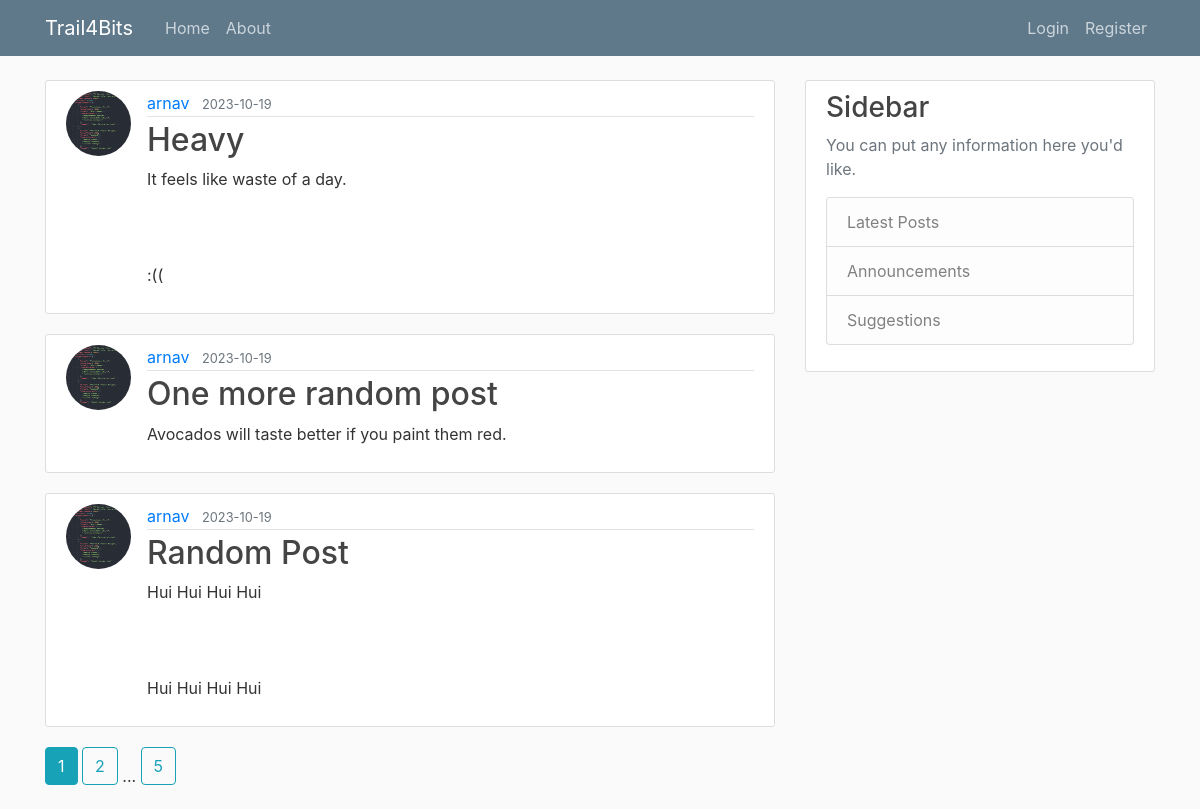
Page /home on the earlier database version.
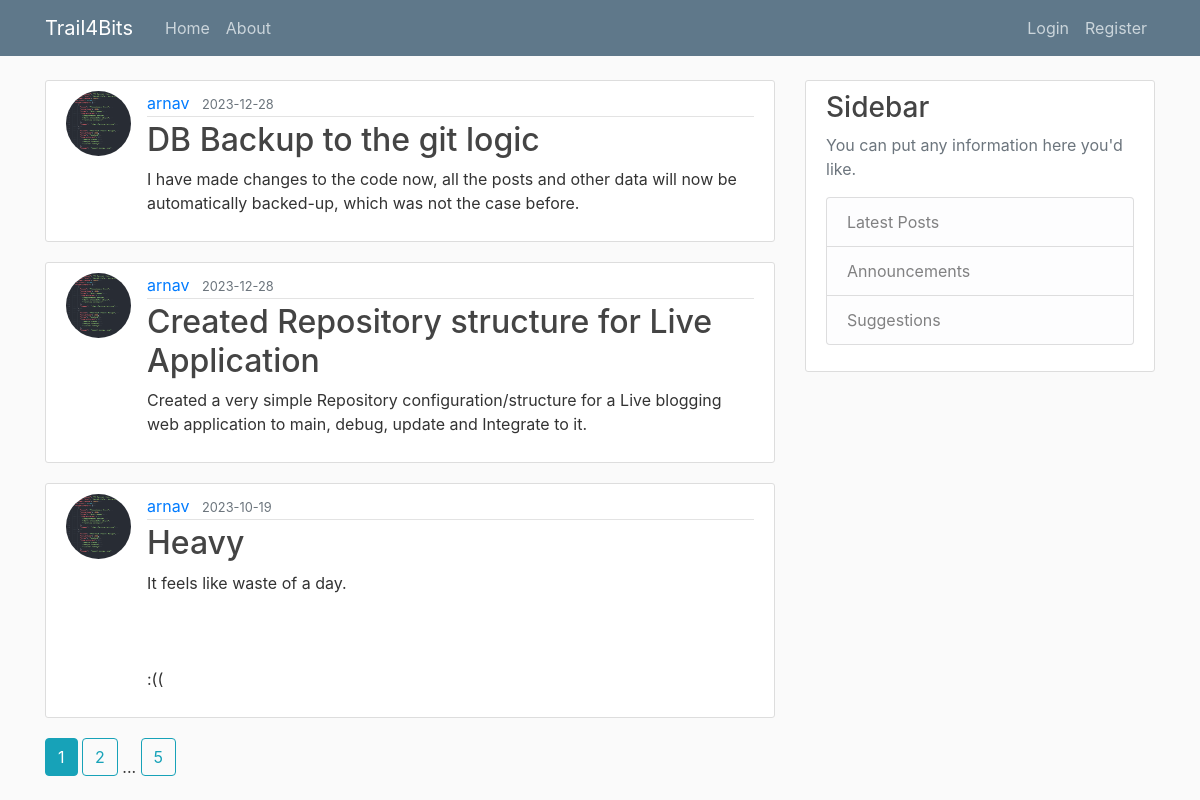
Same page on the later database version.
### flaskblog/models.py (models this page shows, shortened)
class Post(db.Model):
    id=db.Column(db.Integer, primary_key=True)
    title= db.Column(db.String(120), nullable=False)
    content= db.Column(db.Text, nullable=False)
    date_posted= db.Column(db.DateTime, nullable=False, default=datetime.utcnow)
    user_id= db.Column(db.Integer, db.ForeignKey('user.id'), nullable=False)

class User(db.Model, UserMixin):
    id=db.Column(db.Integer, primary_key=True, )
    username= db.Column(db.String(20), unique=True, nullable=False )
    email=db.Column(db.String(120), nullable=False)
    image_file=db.Column(db.String(120), nullable=False, default='default.jpg')
    password=db.Column(db.String(60), nullable=False)
    posts=db.relationship('Post', backref='author', lazy=True)

### flaskblog/main/routes.py (the view)
@main.route("/")
@main.route("/home")
def home():
    page=request.args.get('page', 1, type=int)
    posts  = Post.query.order_by(Post.date_posted.desc()).paginate(per_page=3 , page=page)
    return render_template('home.html', posts=posts, title='Home')

### flaskblog/templates/home.html
{% extends "layout.html"%}
{% block content %}
    {% for post in posts%}
    <article class="media content-section">
        <img class="rounded-circle article-img" src="{{ url_for('static', filename='Profile_Pictures/' + post.author.image_file) }} ">
        <div class="media-body">
          <div class="article-metadata">
            <a class="mr-2" href="{{ url_for('users.user_posts', username=post.author.username) }}">{{ post.author.username}}</a>
            <small class="text-muted">{{ post.date_posted.strftime('%Y-%m-%d') }}</small>
          </div>
          <h2><a class="article-title" href="{{ url_for('posts.post', post_id=post.id) }}">{{ post.title }}</a></h2>
          <p class="article-content">{{ post.content }}</p>
        </div>
    </article>
    {% endfor %}
    {% for page_num in posts.iter_pages(left_edge=1, right_edge=1, left_current=1, right_current=1) %}
      {% if page_num %}
        {% if posts.page == page_num %}
          <a class="btn btn-info mb-4" href="{{ url_for('main.home', page=page_num) }}">{{ page_num }}</a>
        {% else %}
          <a class="btn btn-outline-info mb-4" href="{{ url_for('main.home', page=page_num) }}">{{ page_num }}</a>
        {% endif %}
      {% else %}
        ...
      {% endif %}
    {% endfor %}
{% endblock content%}

### flaskblog/templates/layout.html (shortened to what this page needs)
<!DOCTYPE html>
<html>
<head>
    <link rel="stylesheet" href="https://maxcdn.bootstrapcdn.com/bootstrap/4.0.0/css/bootstrap.min.css">
    <link rel="stylesheet" type="text/css" href="{{ url_for('static', filename='main.css') }}">
</head>
<body>
    <header class="site-header">
        <nav class="navbar navbar-expand-md navbar-dark bg-steel fixed-top">
            <div class="container">
            <a class="navbar-brand mr-4" href="/">Trail4Bits</a>
            <div class="collapse navbar-collapse" id="navbarToggle">
                <div class="navbar-nav mr-auto">
                <a class="nav-item nav-link" href="{{ url_for('main.home')}}">Home</a>
                <a class="nav-item nav-link" href="{{ url_for('main.about') }}">About</a>
                </div>
                <div class="navbar-nav">
                {% if current_user.is_authenticated %}
                  <a class="nav-item nav-link" href="{{ url_for('users.account') }}">Account</a>
                  <a class="nav-item nav-link" href="{{ url_for('posts.new_post') }}">New Post</a>
                  <a class="nav-item nav-link" href="{{ url_for('users.logout') }}">Logout</a>
                {% else %}
                  <a class="nav-item nav-link" href="{{ url_for('users.login') }}">Login</a>
                  <a class="nav-item nav-link" href="{{ url_for('users.register') }}">Register</a>
                {% endif %}
                </div>
            </div>
            </div>
        </nav>
    </header>
    <main role="main" class="container">
        <div class="row">
          <div class="col-md-8">
            {% block content %}{% endblock %}
          </div>
          <div class="col-md-4">
            <div class="content-section">
              <h3>Sidebar</h3>
              <p class='text-muted'>You can put any information here you'd like.
                <ul class="list-group">
                  <li class="list-group-item list-group-item-light">Latest Posts</li>
                  <li class="list-group-item list-group-item-light">Announcements</li>
                  <li class="list-group-item list-group-item-light">Suggestions</li>
                </ul>
              </p>
            </div>
          </div>
        </div>
      </main>
</body>
</html>

### flaskblog/static/main.css (style rules this page uses)
body { background: #fafafa; color: #333333; margin-top: 5rem; }
h1, h2, h3, h4, h5, h6 { color: #444444; }
.bg-steel { background-color: #5f788a; }
.site-header .navbar-nav .nav-link { color: #cbd5db; }
.content-section { background: #ffffff; padding: 10px 20px; border: 1px solid #dddddd; border-radius: 3px; margin-bottom: 20px; }
.article-title { color: #444444; }
.article-content { white-space: pre-line; }
.article-img { height: 65px; width: 65px; margin-right: 16px; }
.article-metadata { padding-bottom: 1px; margin-bottom: 4px; border-bottom: 1px solid #e3e3e3 }

Differences in the rows shown:
no longer on this page (row unchanged): Post: image_file (picture), author.username "arnav", date_posted "2023-10-19", title "One more random post", content "Avocados will taste better if you paint them red."
no longer on this page (row unchanged): Post: image_file (picture), author.username "arnav", date_posted "2023-10-19", title "Random Post", content "Hui Hui Hui Hui Hui Hui Hui Hui"
added Post: image_file (picture), author.username "arnav", date_posted "2023-12-28", title "DB Backup to the git logic", content "I have made changes to the code now, all the posts and other data will now be automatically backed-up, which was not the case before."
added Post: image_file (picture), author.username "arnav", date_posted "2023-12-28", title "Created Repository structure for Live Application", content "Created a very simple Repository configuration/structure for a Live blogging web application to main, debug, update and Integrate to it."
